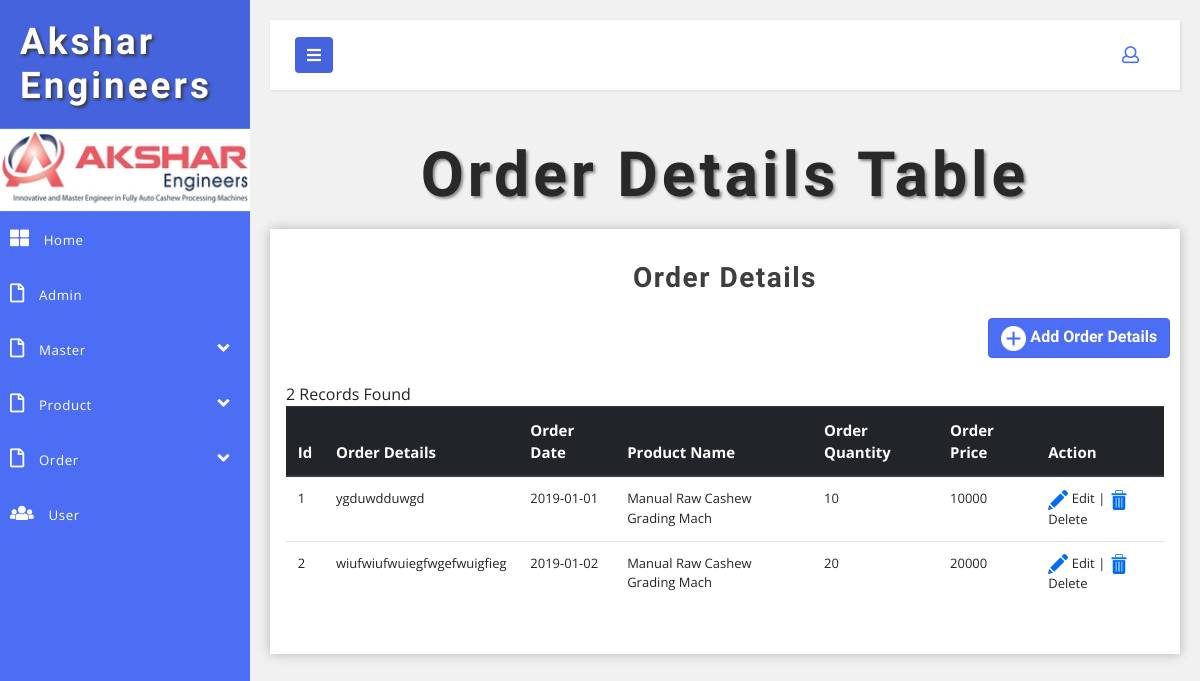
The page /admin/display-orderdetails.php on the database its author committed.
### tables this page shows
CREATE TABLE IF NOT EXISTS `tbl_orderdetails` (
  `orderdetails_id` int(11) NOT NULL,
  `order_details` varchar(50) NOT NULL,
  `order_id` int(11) NOT NULL,
  `product_id` int(11) NOT NULL,
  `order_quantity` bigint(20) NOT NULL,
  `order_price` bigint(20) NOT NULL
);

CREATE TABLE IF NOT EXISTS `tbl_ordermaster` (
  `order_id` int(11) NOT NULL,
  `user_id` int(11) NOT NULL,
  `order_date` date NOT NULL,
  `order_status` varchar(50) NOT NULL,
  `shipping_name` varchar(30) NOT NULL,
  `shipping_mobile` bigint(20) NOT NULL,
  `shipping_address` varchar(50) NOT NULL,
  `area_id` int(11) NOT NULL
);

CREATE TABLE IF NOT EXISTS `tbl_product` (
  `product_id` int(11) NOT NULL,
  `product_name` varchar(30) NOT NULL,
  `product_details` varchar(80) NOT NULL,
  `product_price` int(11) NOT NULL,
  `product_image` varchar(50) NOT NULL
);

### admin/display-orderdetails.php (the view, shortened to what this page needs)
<?php
require './class/atclass.php';
?>
<!DOCTYPE html>
<html lang="en">
    <head>
        <link href="css/bootstrap.css" rel="stylesheet" type="text/css" media="all" />
        <link href="css/style.css" rel="stylesheet" type="text/css" media="all" />
        <link rel="stylesheet" href="css/style4.css">
        <link href="css/fontawesome-all.css" rel="stylesheet">
    </head>
    <body>
        <div class="wrapper">
            <?php
            include './themepart/sidebar.php';
            ?>
            <div id="content">
                <?php
                include './themepart/menubar.php';
                ?>
                <h2 class="main-title-w3layouts mb-2 text-center"> Order Details Table </h2>
                <section class="tables-section">
                    <div class="outer-w3-agile mt-3">
                        <h4 class="tittle-w3-agileits mb-4"> Order Details </h4>
                        <table class="table">
                            <h5 class="tittle-w3-agileits mb-4"> <a href="add-orderdetails.php" > <button type="button" class="btn btn-primary" style="margin-left: 80%"> <img style='width:25px;' src='images/add.png'> <b>Add Order Details</b> </button> </a> </h5>
                            <thead class="thead-dark">
                                <tr>
                                    <th scope="col"> Id </th>
                                    <th scope="col"> Order Details </th>
                                    <th scope="col"> Order Date </th>
                                    <th scope="col"> Product Name </th>
                                    <th scope="col"> Order Quantity </th>
                                    <th scope="col"> Order Price </th>
                                    <th scope="col"> Action </th>
                                </tr>
                            </thead>
                            <tbody>
                                <?php
                                $display = "SELECT
                                                `tbl_orderdetails`.`orderdetails_id`
                                                , `tbl_orderdetails`.`order_details`
                                                , `tbl_ordermaster`.`order_date`
                                                , `tbl_product`.`product_name`
                                                , `tbl_orderdetails`.`order_quantity`
                                                , `tbl_orderdetails`.`order_price`
                                            FROM
                                                `tbl_ordermaster`
                                                INNER JOIN `tbl_orderdetails`
                                                    ON (`tbl_ordermaster`.`order_id` = `tbl_orderdetails`.`order_id`)
                                                INNER JOIN `tbl_product`
                                                    ON (`tbl_product`.`product_id` = `tbl_orderdetails`.`product_id`)
                                            ORDER BY `tbl_orderdetails`.`orderdetails_id` ASC";
                                $q = mysqli_query($connection, $display) or die(mysqli_error($connection));
                                while ($orderdetailsrow = mysqli_fetch_array($q))
                                {
                                    echo "<tr>";
                                    echo "<td>{$orderdetailsrow['orderdetails_id']}</td>";
                                    echo "<td>{$orderdetailsrow['order_details']}</td>";
                                    echo "<td>{$orderdetailsrow['order_date']}</td>";
                                    echo "<td>{$orderdetailsrow['product_name']}</td>";
                                    echo "<td>{$orderdetailsrow['order_quantity']}</td>";
                                    echo "<td>{$orderdetailsrow['order_price']}</td>";
                                    echo "<td> <a href='edit-orderdetails.php?editid={$orderdetailsrow['orderdetails_id']}'> <img style='width:20px;' src='images/edit.png'> Edit </a> | <a href='display-orderdetails.php?deleteid={$orderdetailsrow['orderdetails_id']}'> <img style='width:20px;' src='images/delete.png'> Delete </a> </td>";
                                    echo "</tr>";
                                }
                                ?>
                            </tbody>
                        </table>
                    </div>
                </section>
            </div>
        </div>
    </body>
</html>

### admin/css/style.css (style rules this page uses)
html, body { margin: 0; font-size: 100%; font-family: 'Open Sans', sans-serif; background: #fff; }
body a { text-decoration: none; transition: 0.5s all; -webkit-transition: 0.5s all; -moz-transition: 0.5s all; -o-transition: 0.5s all; -ms-transition: 0.5s all; }
h1, h2, h3, h4, h5, h6 { margin: 0; font-family: 'Poiret One', cursive; font-weight: 700; }
.outer-w3-agile { padding: 2em 1em; -webkit-box-shadow: 0px 0px 11px 0px rgba(0, 0, 0, 0.25); -moz-box-shadow: 0px 0px 11px 0px rgba(0, 0, 0, 0.25); box-shadow: 0px 0px 11px 0px rgba(0, 0, 0, 0.25); background: #fff; }
h2.main-title-w3layouts { font-size: 3.9em; letter-spacing: 4px; color: #292929; text-shadow: 2px 2px 3px #838386; text-transform: capitalize; }
h4.tittle-w3-agileits { font-size: 2em; letter-spacing: 1.5px; font-weight: 600; color: #3e3e3e; text-align: center; }
.table th, .table td { padding: 0.74rem; vertical-align: top; border-top: 1px solid #dee2e6; font-size: 13px; }
.table th { color: #252525; font-size: 15px; }
.btn-primary { color: #fff; background-color: #4c6ef5; border-color: #4463dc; }
@media (max-width:1280px) { h4.tittle-w3-agileits { font-size: 1.75em; } }

### admin/css/style4.css (style rules this page uses)
body { font-family: 'Open Sans', sans-serif; background: #f1f1f1; }
a, a:hover, a:focus { color: inherit; text-decoration: none; transition: all 0.3s; }
.wrapper { display: flex; align-items: stretch; }
#content { padding: 20px; min-height: 100vh; transition: all 0.3s; overflow: hidden; width: 100%; }

### rows shown on the page
tbl_orderdetails: orderdetails_id "1", order_details "ygduwdduwgd", order.order_date "2019-01-01", product.product_name "Manual Raw Cashew Grading Mach", order_quantity "10", order_price "10000"
tbl_orderdetails: orderdetails_id "2", order_details "wiufwiufwuiegfwgefwuigfieg", order.order_date "2019-01-02", product.product_name "Manual Raw Cashew Grading Mach", order_quantity "20", order_price "20000"
